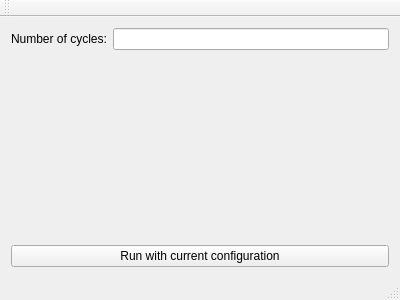
<?xml version="1.0" encoding="UTF-8"?>
<ui version="4.0">
 <class>MainWindow</class>
 <widget class="QMainWindow" name="MainWindow">
  <property name="geometry">
   <rect>
    <x>0</x>
    <y>0</y>
    <width>400</width>
    <height>300</height>
   </rect>
  </property>
  <property name="windowTitle">
   <string>MainWindow</string>
  </property>
  <widget class="QWidget" name="centralWidget">
   <layout class="QVBoxLayout" name="verticalLayout">
    <item>
     <layout class="QFormLayout" name="formLayout">
      <item row="0" column="0">
       <widget class="QLabel" name="label">
        <property name="text">
         <string>Number of cycles:</string>
        </property>
       </widget>
      </item>
      <item row="0" column="1">
       <widget class="QLineEdit" name="nCyclesTxt"/>
      </item>
     </layout>
    </item>
    <item>
     <widget class="QPushButton" name="pushButton">
      <property name="text">
       <string>Run with current configuration</string>
      </property>
     </widget>
    </item>
   </layout>
  </widget>
  <widget class="QMenuBar" name="menuBar">
   <property name="geometry">
    <rect>
     <x>0</x>
     <y>0</y>
     <width>400</width>
     <height>21</height>
    </rect>
   </property>
  </widget>
  <widget class="QToolBar" name="mainToolBar">
   <attribute name="toolBarArea">
    <enum>TopToolBarArea</enum>
   </attribute>
   <attribute name="toolBarBreak">
    <bool>false</bool>
   </attribute>
  </widget>
  <widget class="QStatusBar" name="statusBar"/>
 </widget>
 <layoutdefault spacing="6" margin="11"/>
 <resources/>
 <connections/>
</ui>
